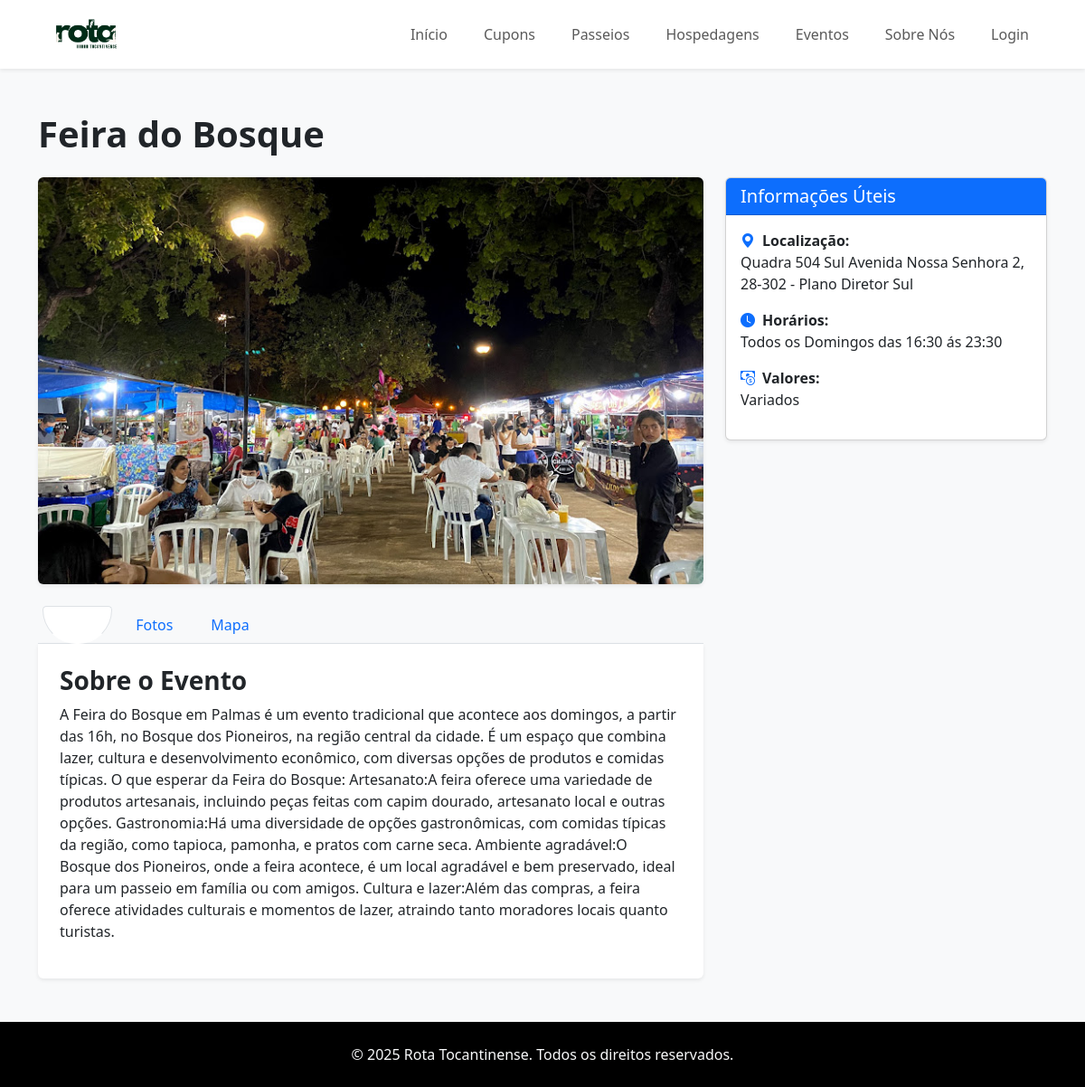
Screenshot of /evento/3/ with the database file from the repository.
### Home/models.py (models this page shows, shortened)
class Evento(models.Model):
    nome = models.CharField(max_length=100)
    imagem = models.ImageField(upload_to='eventos/')
    descricao = models.TextField(default='')
    localizacao = models.CharField(max_length=255, blank=True)
    telefone = models.CharField(max_length=20, blank=True)
    valores = models.CharField(max_length=100, blank=True)
    horarios = models.CharField(max_length=100, blank=True)
    redes_sociais = models.URLField(blank=True)
    mapa_link = models.URLField(max_length=500, blank=True, help_text="Cole o link do Google Maps aqui")

### Home/views.py (the view)
# urls.py: path('evento/<int:evento_id>/', views.evento_detalhes, name='evento_detalhes'),
def evento_detalhes(request, evento_id):
    evento = get_object_or_404(Evento, pk=evento_id)
    return render(request, 'home/evento_detalhes.html', {'evento': evento})

### templates/home/evento_detalhes.html (shortened to what this page needs)
{% load static %}
<!DOCTYPE html>
<html lang="pt-br">
<head>
    <link rel="stylesheet" href="{% static 'css/style.css' %}">
    <link href="https://cdn.jsdelivr.net/npm/bootstrap@5.3.3/dist/css/bootstrap.min.css" rel="stylesheet">
    <link rel="stylesheet" href="https://cdn.jsdelivr.net/npm/bootstrap-icons@1.11.3/font/bootstrap-icons.min.css">
</head>
<body class="bg-light d-flex flex-column min-vh-100">
    <nav class="navbar navbar-expand-lg navbar-light bg-white shadow-sm">
        <div class="container">
            <a class="navbar-brand fw-bold" href="{% url 'inicio' %}">
                <img src="{% static 'img/Design sem nome.png' %}" alt="Logo Rota Tocantinense" height="50">
            </a>
            <div class="collapse navbar-collapse justify-content-end" id="navbarNav">
                <ul class="navbar-nav">
                    <li class="nav-item"><a class="nav-link" href="{% url 'inicio' %}">Início</a></li>
                    <li class="nav-item"><a class="nav-link" href="{% url 'cupons' %}">Cupons</a></li>
                    <li class="nav-item"><a class="nav-link" href="{% url 'passeios' %}">Passeios</a></li>
                    <li class="nav-item"><a class="nav-link" href="{% url 'hospedagens' %}">Hospedagens</a></li>
                    <li class="nav-item"><a class="nav-link" href="{% url 'eventos' %}">Eventos</a></li>
                    <li class="nav-item"><a class="nav-link" href="{% url 'sobrenos' %}">Sobre Nós</a></li>
                    <li class="nav-item">
                        {% if user.is_authenticated %}
                            <a class="nav-link" href="{% url 'perfil' %}">{{ user.first_name|default:user.username }}</a>
                        {% else %}
                            <a class="nav-link" href="{% url 'login' %}">Login</a>
                        {% endif %}
                    </li>
                </ul>
            </div>
        </div>
    </nav>
    <div class="container my-5 flex-grow-1">
        <div class="row">
            <div class="col-12">
                <h1 class="fw-bold mb-4">{{ evento.nome }}</h1>
            </div>
        </div>
        <div class="row">
            <div class="col-lg-8">
                <img src="{{ evento.imagem.url }}" class="img-fluid rounded shadow-sm mb-4 w-100" alt="{{ evento.nome }}" style="max-height: 450px; object-fit: cover;">
                <ul class="nav nav-tabs" id="eventoTab" role="tablist">
                    <li class="nav-item" role="presentation">
                        <button class="nav-link active" id="sobre-tab" data-bs-toggle="tab" data-bs-target="#sobre" type="button" role="tab" aria-controls="sobre" aria-selected="true">Sobre</button>
                    </li>
                    <li class="nav-item" role="presentation">
                        <button class="nav-link" id="fotos-tab" data-bs-toggle="tab" data-bs-target="#fotos" type="button" role="tab" aria-controls="fotos" aria-selected="false">Fotos</button>
                    </li>
                    <li class="nav-item" role="presentation">
                        <button class="nav-link" id="mapa-tab" data-bs-toggle="tab" data-bs-target="#mapa" type="button" role="tab" aria-controls="mapa" aria-selected="false">Mapa</button>
                    </li>
                </ul>
                <div class="tab-content bg-white p-4 rounded-bottom shadow-sm" id="eventoTabContent">
                    <div class="tab-pane fade show active" id="sobre" role="tabpanel" aria-labelledby="sobre-tab">
                        <h3 class="fw-bold">Sobre o Evento</h3>
                        <p>{{ evento.descricao|safe }}</p>
                    </div>
                </div>
            </div>
            <div class="col-lg-4">
                <div class="card shadow-sm">
                    <div class="card-header bg-primary text-white">
                        <h5 class="mb-0">Informações Úteis</h5>
                    </div>
                    <div class="card-body">
                        <ul class="list-unstyled">
                            {% if evento.localizacao %}
                                <li class="mb-3"><i class="bi bi-geo-alt-fill me-2 text-primary"></i><strong>Localização:</strong><br>{{ evento.localizacao }}</li>
                            {% endif %}
                            {% if evento.horarios %}
                                <li class="mb-3"><i class="bi bi-clock-fill me-2 text-primary"></i><strong>Horários:</strong><br>{{ evento.horarios }}</li>
                            {% endif %}
                            {% if evento.valores %}
                                <li class="mb-3"><i class="bi bi-cash-coin me-2 text-primary"></i><strong>Valores:</strong><br>{{ evento.valores }}</li>
                            {% endif %}
                        </ul>
                    </div>
                </div>
            </div>
        </div>
    </div>
    <footer class="bg-black text-light py-4 mt-auto">
        <div class="container text-center">
            <p class="mb-0">&copy; {% now "Y" %} Rota Tocantinense. Todos os direitos reservados.</p>
        </div>
    </footer>
</body>
</html>

### Home/static/css/style.css (style rules this page uses)
:root { --color-primary: #28a745; --color-primary-dark: #218838; --color-secondary: #4a90e2; --color-secondary-dark: #3a7bd5; --color-accent: #f5a623; --color-text-dark: #333333; --color-text-light: #ffffff; --color-text-muted: #6c757d; --color-background-light: #f8f9fa; --color-background-white: #ffffff; --color-border: #dee2e6; --font-family-base: 'Inter', 'Helvetica Neue', Helvetica, Arial, sans-serif; --font-family-heading: 'Poppins', 'Segoe UI', Roboto, 'Helvetica Neue', Arial, sans-serif; --font-size-base: 1rem; --line-height-base: 1.6; --transition-ease: all 0.3s ease-in-out; }
*, *::before, *::after { box-sizing: border-box; margin: 0; padding: 0; }
body { font-family: var(--font-family-base); color: var(--color-text-dark); background-color: var(--color-background-white); }
.text-primary { color: var(--color-primary) !important; }
.navbar { background-color: var(--color-background-white); font-size: 16px; padding: 1rem 5em; box-shadow: 0 2px 5px rgba(0,0,0,0.1); }
.nav-link { transition: var(--transition-ease); border-radius: 50px; padding: 8px 15px !important; margin: 0 5px; }
.nav-link.active { background-color: var(--color-primary); color: var(--color-text-light) !important; font-weight: bold; }
.card { transition: var(--transition-ease); border: 1px solid var(--color-border); }

### rows the page displays
Evento: nome "Feira do Bosque", imagem (picture), descricao "A Feira do Bosque em Palmas é um evento tradicional que acontece aos domingos, a partir das 16h, no Bosque dos Pioneiros, na região central da cidade. É um espaço que combina lazer, cultura e desenvolvimento econômico, com diversas opções de produtos e comidas típicas. O que esperar da Feira do Bosque: Artesanato:A feira oferece uma variedade de produtos artesanais, incluindo peças feitas com capim dourado, artesanato local e outras opções. Gastronomia:Há uma diversidade de opções gastronômicas, com comidas típicas da região, como tapioca, pamonha, e pratos com carne seca. Ambiente agradável:O Bosque dos Pioneiros, onde a feira acontece, é um local agradável e bem preservado, ideal para um…", localizacao "Quadra 504 Sul Avenida Nossa Senhora 2, 28-302 - Plano Diretor Sul", horarios "Todos os Domingos das 16:30 ás 23:30", valores "Variados"
